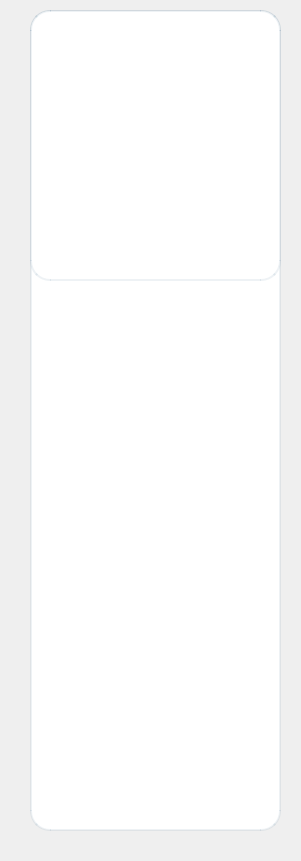
  <widget class="QWidget" name="searchBox_7" native="true">
   <property name="geometry">
    <rect>
     <x>0</x>
     <y>200</y>
     <width>301</width>
     <height>861</height>
    </rect>
   </property>
   <property name="styleSheet">
    <string notr="true">background-color: qlineargradient(
    spread:pad,
    x1:0, y1:0,
    x2:0, y2:1,
    stop:0 #0A1F33,
    stop:0.5 #163A5F,
    stop:1 #274C77
);
</string>
   </property>
   <widget class="QFrame" name="frame_20">
    <property name="geometry">
     <rect>
      <x>30</x>
      <y>10</y>
      <width>251</width>
      <height>821</height>
     </rect>
    </property>
    <property name="styleSheet">
     <string notr="true">  background-color: #FFFFFF; /* fond blanc */
    border-radius: 20px;       /* coins arrondis */
    border: 2px solid rgba(44, 95, 124, 0.08); /* bord gris clair */</string>
    </property>
    <property name="frameShape">
     <enum>QFrame::Shape::StyledPanel</enum>
    </property>
    <property name="frameShadow">
     <enum>QFrame::Shadow::Raised</enum>
    </property>
    <widget class="QPushButton" name="pushButton_35">
     <property name="geometry">
      <rect>
       <x>10</x>
       <y>510</y>
       <width>221</width>
       <height>51</height>
      </rect>
     </property>
     <property name="font">
      <font>
       <pointsize>-1</pointsize>
       <italic>false</italic>
       <fontweight>DemiBold</fontweight>
      </font>
     </property>
     <property name="styleSheet">
      <string notr="true">QPushButton {
    background-color: qlineargradient(
        x1:0, y1:0,
        x2:0, y2:1,
        stop:0 #2C5F7C,
        stop:0.5 #3A6EA5,
        stop:1 #1B3A57
    );

    color: white;
    font-size: 14px;
    font-weight: 600;

    border: none;
    border-radius: 14px;

    padding: 10px 22px;
}

/* ✨ HOVER : lumière douce */
QPushButton:hover {
    background-color: qlineargradient(
        x1:0, y1:0,
        x2:0, y2:1,
        stop:0 #3A6EA5,
        stop:0.5 #4A86C5,
        stop:1 #2C5F7C
    );
}

/* 🔘 CLICK (pressed) */
QPushButton:pressed {
    background-color: qlineargradient(
        x1:0, y1:0,
        x2:0, y2:1,
        stop:0 #1B3A57,
        stop:1 #2C5F7C
    );
}

/* 🚫 Désactivé */
QPushButton:disabled {
    background-color: #C8D3DF;
    color: #6E7F91;
}
</string>
     </property>
     <property name="text">
      <string>🚛tournees</string>
     </property>
    </widget>
    <widget class="QPushButton" name="pushButton_36">
     <property name="geometry">
      <rect>
       <x>10</x>
       <y>330</y>
       <width>221</width>
       <height>51</height>
      </rect>
     </property>
     <property name="font">
      <font>
       <pointsize>-1</pointsize>
       <italic>false</italic>
       <fontweight>DemiBold</fontweight>
      </font>
     </property>
     <property name="styleSheet">
      <string notr="true">QPushButton {
    background-color: qlineargradient(
        x1:0, y1:0,
        x2:0, y2:1,
        stop:0 #2C5F7C,
        stop:0.5 #3A6EA5,
        stop:1 #1B3A57
    );

    color: white;
    font-size: 14px;
    font-weight: 600;

    border: none;
    border-radius: 14px;

    padding: 10px 22px;
}

/* ✨ HOVER : lumière douce */
QPushButton:hover {
    background-color: qlineargradient(
        x1:0, y1:0,
        x2:0, y2:1,
        stop:0 #3A6EA5,
        stop:0.5 #4A86C5,
        stop:1 #2C5F7C
    );
}

/* 🔘 CLICK (pressed) */
QPushButton:pressed {
    background-color: qlineargradient(
        x1:0, y1:0,
        x2:0, y2:1,
        stop:0 #1B3A57,
        stop:1 #2C5F7C
    );
}

/* 🚫 Désactivé */
QPushButton:disabled {
    background-color: #C8D3DF;
    color: #6E7F91;
}
</string>
     </property>
     <property name="text">
      <string>🧑🏻‍💻employés</string>
     </property>
    </widget>
    <widget class="QPushButton" name="pushButton_37">
     <property name="geometry">
      <rect>
       <x>10</x>
       <y>390</y>
       <width>221</width>
       <height>51</height>
      </rect>
     </property>
     <property name="font">
      <font>
       <pointsize>-1</pointsize>
       <italic>false</italic>
       <fontweight>DemiBold</fontweight>
      </font>
     </property>
     <property name="styleSheet">
      <string notr="true">QPushButton {
    background-color: qlineargradient(
        x1:0, y1:0,
        x2:0, y2:1,
        stop:0 #2C5F7C,
        stop:0.5 #3A6EA5,
        stop:1 #1B3A57
    );

    color: white;
    font-size: 14px;
    font-weight: 600;

    border: none;
    border-radius: 14px;

    padding: 10px 22px;
}

/* ✨ HOVER : lumière douce */
QPushButton:hover {
    background-color: qlineargradient(
        x1:0, y1:0,
        x2:0, y2:1,
        stop:0 #3A6EA5,
        stop:0.5 #4A86C5,
        stop:1 #2C5F7C
    );
}

/* 🔘 CLICK (pressed) */
QPushButton:pressed {
    background-color: qlineargradient(
        x1:0, y1:0,
        x2:0, y2:1,
        stop:0 #1B3A57,
        stop:1 #2C5F7C
    );
}

/* 🚫 Désactivé */
QPushButton:disabled {
    background-color: #C8D3DF;
    color: #6E7F91;
}
</string>
     </property>
     <property name="text">
      <string>🧑‍🧑‍🧒‍🧒clients</string>
     </property>
    </widget>
    <widget class="QPushButton" name="pushButton_38">
     <property name="geometry">
      <rect>
       <x>10</x>
       <y>450</y>
       <width>221</width>
       <height>51</height>
      </rect>
     </property>
     <property name="font">
      <font>
       <pointsize>-1</pointsize>
       <italic>false</italic>
       <fontweight>DemiBold</fontweight>
      </font>
     </property>
     <property name="styleSheet">
      <string notr="true">QPushButton {
    background-color: qlineargradient(
        x1:0, y1:0,
        x2:0, y2:1,
        stop:0 #2C5F7C,
        stop:0.5 #3A6EA5,
        stop:1 #1B3A57
    );

    color: white;
    font-size: 14px;
    font-weight: 600;

    border: none;
    border-radius: 14px;

    padding: 10px 22px;
}

/* ✨ HOVER : lumière douce */
QPushButton:hover {
    background-color: qlineargradient(
        x1:0, y1:0,
        x2:0, y2:1,
        stop:0 #3A6EA5,
        stop:0.5 #4A86C5,
        stop:1 #2C5F7C
    );
}

/* 🔘 CLICK (pressed) */
QPushButton:pressed {
    background-color: qlineargradient(
        x1:0, y1:0,
        x2:0, y2:1,
        stop:0 #1B3A57,
        stop:1 #2C5F7C
    );
}

/* 🚫 Désactivé */
QPushButton:disabled {
    background-color: #C8D3DF;
    color: #6E7F91;
}
</string>
     </property>
     <property name="text">
      <string>🚮conteneurs</string>
     </property>
    </widget>
    <widget class="QPushButton" name="pushButton_44">
     <property name="geometry">
      <rect>
       <x>10</x>
       <y>270</y>
       <width>221</width>
       <height>51</height>
      </rect>
     </property>
     <property name="font">
      <font>
       <pointsize>-1</pointsize>
       <italic>false</italic>
       <fontweight>DemiBold</fontweight>
      </font>
     </property>
     <property name="styleSheet">
      <string notr="true">QPushButton {
    background-color: qlineargradient(
        x1:0, y1:0,
        x2:0, y2:1,
        stop:0 #2C5F7C,
        stop:0.5 #3A6EA5,
        stop:1 #1B3A57
    );

    color: white;
    font-size: 14px;
    font-weight: 600;

    border: none;
    border-radius: 14px;

    padding: 10px 22px;
}

/* ✨ HOVER : lumière douce */
QPushButton:hover {
    background-color: qlineargradient(
        x1:0, y1:0,
        x2:0, y2:1,
        stop:0 #3A6EA5,
        stop:0.5 #4A86C5,
        stop:1 #2C5F7C
    );
}

/* 🔘 CLICK (pressed) */
QPushButton:pressed {
    background-color: qlineargradient(
        x1:0, y1:0,
        x2:0, y2:1,
        stop:0 #1B3A57,
        stop:1 #2C5F7C
    );
}

/* 🚫 Désactivé */
QPushButton:disabled {
    background-color: #C8D3DF;
    color: #6E7F91;
}
</string>
     </property>
     <property name="text">
      <string>💡acceuil</string>
     </property>
    </widget>
    <widget class="QPushButton" name="pushButton_45">
     <property name="geometry">
      <rect>
       <x>10</x>
       <y>570</y>
       <width>221</width>
       <height>51</height>
      </rect>
     </property>
     <property name="font">
      <font>
       <pointsize>-1</pointsize>
       <italic>false</italic>
       <fontweight>DemiBold</fontweight>
      </font>
     </property>
     <property name="styleSheet">
      <string notr="true">QPushButton {
    background-color: qlineargradient(
        x1:0, y1:0,
        x2:0, y2:1,
        stop:0 #2C5F7C,
        stop:0.5 #3A6EA5,
        stop:1 #1B3A57
    );

    color: white;
    font-size: 14px;
    font-weight: 600;

    border: none;
    border-radius: 14px;

    padding: 10px 22px;
}

/* ✨ HOVER : lumière douce */
QPushButton:hover {
    background-color: qlineargradient(
        x1:0, y1:0,
        x2:0, y2:1,
        stop:0 #3A6EA5,
        stop:0.5 #4A86C5,
        stop:1 #2C5F7C
    );
}

/* 🔘 CLICK (pressed) */
QPushButton:pressed {
    background-color: qlineargradient(
        x1:0, y1:0,
        x2:0, y2:1,
        stop:0 #1B3A57,
        stop:1 #2C5F7C
    );
}

/* 🚫 Désactivé */
QPushButton:disabled {
    background-color: #C8D3DF;
    color: #6E7F91;
}
</string>
     </property>
     <property name="text">
      <string>♻️recyclage</string>
     </property>
    </widget>
    <widget class="QPushButton" name="pushButton_46">
     <property name="geometry">
      <rect>
       <x>10</x>
       <y>750</y>
       <width>221</width>
       <height>51</height>
      </rect>
     </property>
     <property name="font">
      <font>
       <pointsize>-1</pointsize>
       <italic>false</italic>
       <fontweight>DemiBold</fontweight>
      </font>
     </property>
     <property name="styleSheet">
      <string notr="true">QPushButton {
    background-color: qlineargradient(
        x1:0, y1:0,
        x2:0, y2:1,
        stop:0 #2C5F7C,
        stop:0.5 #3A6EA5,
        stop:1 #1B3A57
    );

    color: white;
    font-size: 14px;
    font-weight: 600;

    border: none;
    border-radius: 14px;

    padding: 10px 22px;
}

/* ✨ HOVER : lumière douce */
QPushButton:hover {
    background-color: qlineargradient(
        x1:0, y1:0,
        x2:0, y2:1,
        stop:0 #3A6EA5,
        stop:0.5 #4A86C5,
        stop:1 #2C5F7C
    );
}

/* 🔘 CLICK (pressed) */
QPushButton:pressed {
    background-color: qlineargradient(
        x1:0, y1:0,
        x2:0, y2:1,
        stop:0 #1B3A57,
        stop:1 #2C5F7C
    );
}

/* 🚫 Désactivé */
QPushButton:disabled {
    background-color: #C8D3DF;
    color: #6E7F91;
}
</string>
     </property>
     <property name="text">
      <string>⚙️deconnextion</string>
     </property>
    </widget>
    <widget class="QLabel" name="label_79">
     <property name="geometry">
      <rect>
       <x>0</x>
       <y>0</y>
       <width>251</width>
       <height>271</height>
      </rect>
     </property>
     <property name="text">
      <string/>
     </property>
     <property name="pixmap">
      <pixmap>:/im2.jpg</pixmap>
     </property>
     <property name="scaledContents">
      <bool>true</bool>
     </property>
    </widget>
   </widget>
  </widget>
